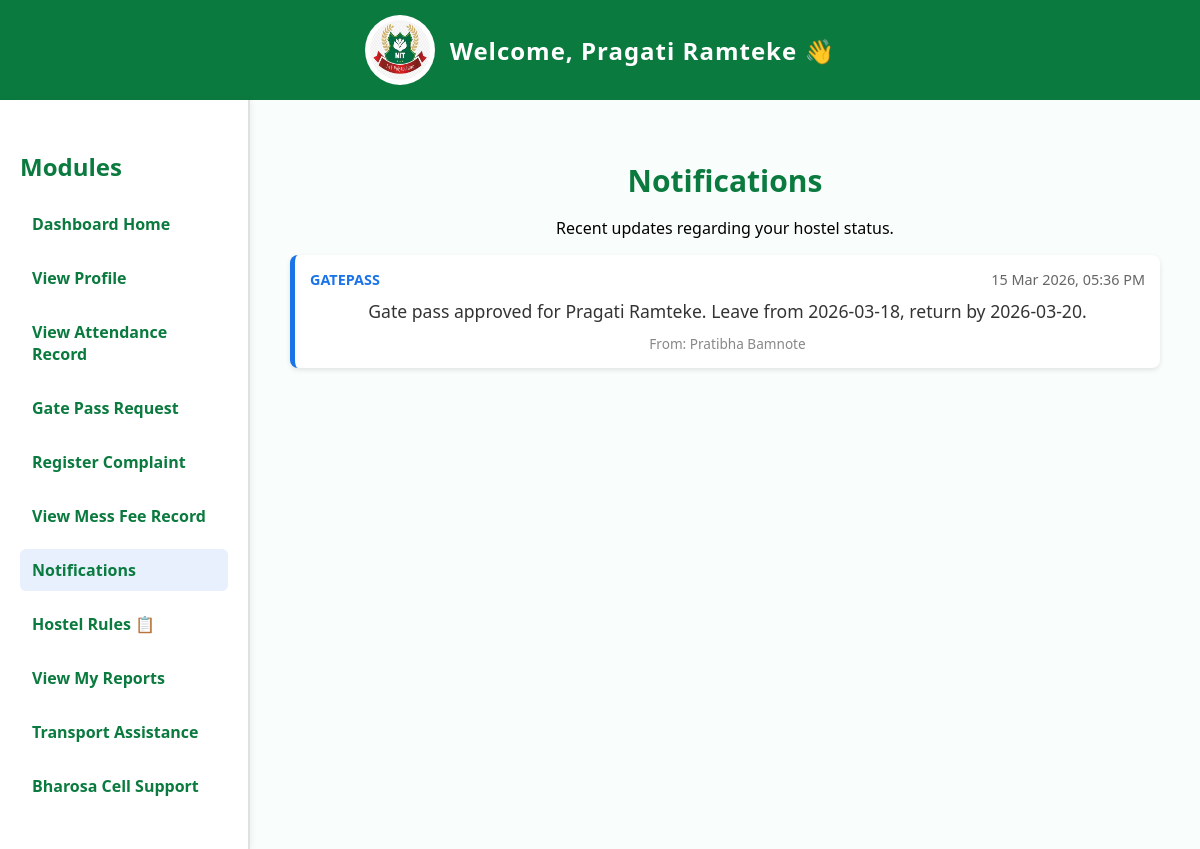
Page /student_notifications.php (signed in) on the committed database.
### tables this page shows
CREATE TABLE `notifications` (
  `id` int NOT NULL,
  `user_id` int DEFAULT NULL,
  `student_id` int DEFAULT NULL,
  `type` enum('GatePass','Attendance','MessFee','Complaint') NOT NULL,
  `message` text,
  `sent_to` varchar(50) DEFAULT NULL,
  `status` varchar(20) DEFAULT 'Sent',
  `created_at` timestamp NULL DEFAULT CURRENT_TIMESTAMP
);

CREATE TABLE `users` (
  `id` int NOT NULL,
  `fullname` varchar(100) DEFAULT NULL,
  `email` varchar(100) DEFAULT NULL,
  `password` varchar(100) DEFAULT NULL,
  `role` enum('admin','warden','student','hod','principal_poly','principal_engg','incharge_poly','incharge_engg') NOT NULL,
  `college_name` varchar(100) DEFAULT NULL,
  `department_name` varchar(100) DEFAULT NULL,
  `created_at` timestamp NULL DEFAULT CURRENT_TIMESTAMP
);

### student_notifications.php (the view, shortened to what this page needs)
<?php
include("db.php");
$user_id = $_SESSION['user_id'];
$query = "SELECT n.*, u.fullname as sender_name
          FROM notifications n
          LEFT JOIN users u ON n.user_id = u.id
          WHERE n.student_id = ?
          ORDER BY n.created_at DESC";
$stmt = $conn->prepare($query);
$stmt->bind_param("i", $user_id);
$stmt->execute();
$result = $stmt->get_result();
?>
<!DOCTYPE html>
<html lang="en">
<head>
    <link rel="stylesheet" href="student.css">
    <link rel="stylesheet" href="responsive.css">
</head>
<body>
    <header>
        <img src="nit_logo.png.jpg" alt="NIT Logo">
        Welcome, <?php echo $_SESSION['username']; ?> 👋
    </header>
    <div class="dashboard">
        <div class="sidebar">
            <h2>Modules</h2>
            <a href="student.php">Dashboard Home</a>
            <a href="student_profile.php">View Profile</a>
            <a href="student_attendance.php">View Attendance Record</a>
            <a href="student_gatepass.php">Gate Pass Request</a>
            <a href="student_complaints.php">Register Complaint</a>
            <a href="student_mess_fee.php">View Mess Fee Record</a>
            <a href="student_notifications.php" style="background: #e8f0fe;">Notifications</a>
            <a href="student_rules.php">Hostel Rules 📋</a>
            <a href="student_reports.php">View My Reports</a>
            <a href="student_transport.php">Transport Assistance</a>
            <a href="student_bharosa.php">Bharosa Cell Support</a>
        </div>
        <div class="content">
            <h1>Notifications</h1>
            <p>Recent updates regarding your hostel status.</p>
            <?php if($result->num_rows > 0): ?>
                <?php while($row = $result->fetch_assoc()): ?>
                    <div class="notification-card">
                        <div class="notif-header">
                            <span class="notif-type"><?php echo htmlspecialchars($row['type']); ?></span>
                            <span class="notif-date"><?php echo date('d M Y, h:i A', strtotime($row['created_at'])); ?></span>
                        </div>
                        <div class="notif-message">
                            <?php echo htmlspecialchars($row['message']); ?>
                        </div>
                        <div style="margin-top: 10px; font-size: 0.85em; color: #888;">
                            From: <?php echo htmlspecialchars($row['sender_name'] ?? 'System/Admin'); ?>
                        </div>
                    </div>
                <?php endwhile; ?>
            <?php endif; ?>
        </div>
    </div>
</body>
</html>

### student.css (style rules this page uses)
body { font-family: "Segoe UI", sans-serif; margin: 0; background: #f9fdfb; }
header { background: #0b7a3f; color: white; display: flex; align-items: center; justify-content: center; padding: 15px 0; font-size: 24px; font-weight: bold; letter-spacing: 1px; }
header img { width: 70px; height: 70px; margin-right: 15px; border-radius: 50%; background: white; padding: 5px; }
.dashboard { display: flex; min-height: 90vh; }
.sidebar { width: 250px; background: #fff; padding: 30px 20px; border-right: 2px solid #e0e0e0; box-shadow: 2px 0 6px rgba(0, 0, 0, 0.05); }
.sidebar h2 { color: #0b7a3f; margin-bottom: 20px; }
.sidebar a { display: block; text-decoration: none; color: #0b7a3f; font-weight: 600; margin: 12px 0; padding: 10px 12px; border-radius: 6px; transition: 0.3s; }
.content { flex: 1; padding: 40px; text-align: center; }
.content h1 { color: #0b7a3f; font-size: 30px; margin-bottom: 10px; }

### responsive.css (style rules this page uses)
*, *::before, *::after { box-sizing: border-box; }
img { max-width: 100%; height: auto; }

### student_notifications.php (style rules this page uses)
.notification-card { background: white; padding: 15px; border-radius: 8px; box-shadow: 0 2px 5px rgba(0,0,0,0.1); margin-bottom: 15px; border-left: 5px solid #1a73e8; }
.notif-header { display: flex; justify-content: space-between; margin-bottom: 10px; color: #666; font-size: 0.9em; }
.notif-type { font-weight: bold; color: #1a73e8; text-transform: uppercase; }
.notif-message { font-size: 1.1em; color: #333; line-height: 1.4; }

### rows in the picture
notifications: type "GATEPASS", created_at "15 Mar 2026, 05:36 PM", message "Gate pass approved for Pragati Ramteke. Leave from 2026-03-18, return by 2026-03-20.", user.fullname "Pratibha Bamnote"

### other values in the picture
$_SESSION['username'] "Pragati Ramteke"
